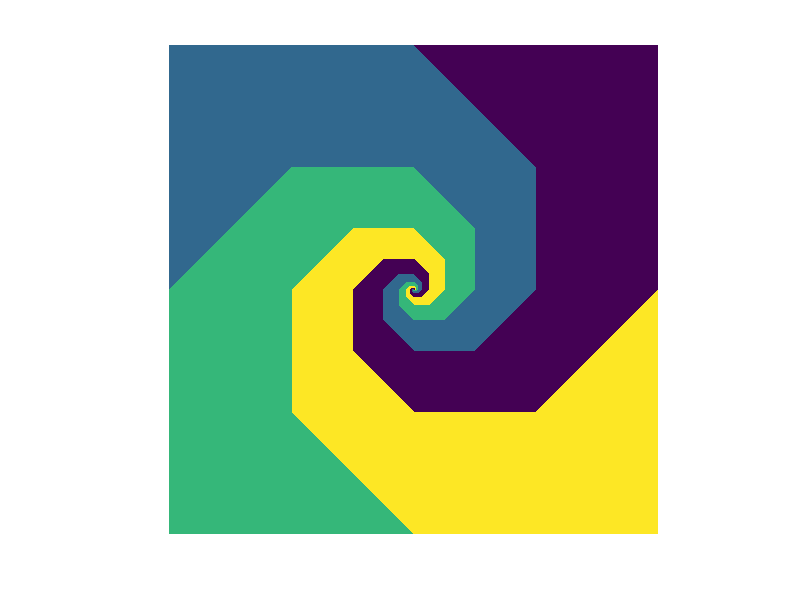

The MATLAB source for this figure:
%% Baravelle Spiral
% This spiral is made from four square.On each step
% all squares are rotated at pi/4 and scaled down
% by 1/sqrt(2).

%% Four Squares
% Length is taken as 1.All the vertices and faces of the squares,
% are kept together.Coordinates are rotated in polar coordinates
% and drawn in cartesian.This makes the rotation easier.
l = 1; 
vertices = [0  0;l  0;l  l;0  l;-l  l;-l  0;-l -l;0 -l;l -l];
faces = [1 2 3 4;
         1 4 5 6;
         1 6 7 8;
         1 8 9 2];
vert = vertices; 
[theta,r] = cart2pol(vertices(:,1),vertices(:,2));

%% Draw the Spiral
% On each step ,all the squares are rotated by pi/4
for k = 0:pi/4:4*pi
    [vert(:,1),vert(:,2)] = pol2cart(theta-k,r);
    patch('Vertices',vert,'Faces',faces,...
          'facecolor','flat','edgecolor','none',...
          'FaceVertexCData',[1 2 3 4]');
    r = r/sqrt(2);  
end
axis equal off
